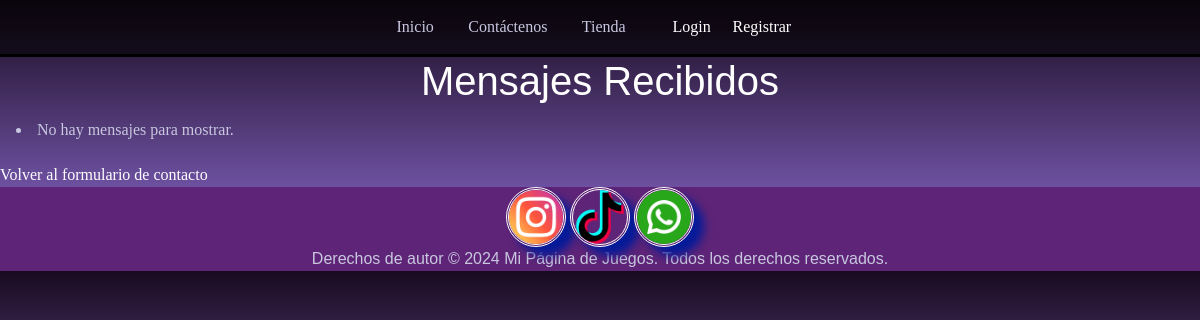
Before: /contactenos/messages/ with the older database file.
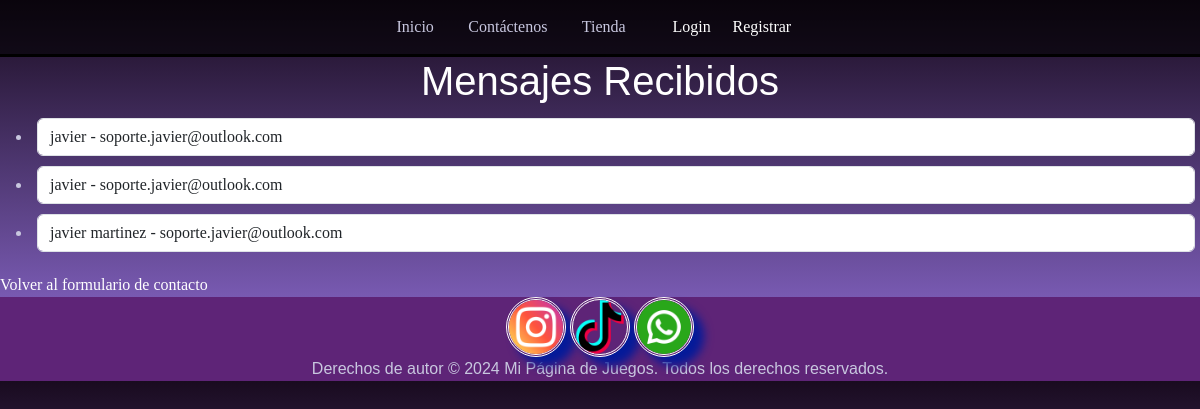
After: the same page with the newer database file.
### Contactenos/models.py (models this page shows, shortened)
class ContactMessage(models.Model):
    name = models.CharField(max_length=200)
    email = models.EmailField(max_length=200)
    subject = models.CharField(max_length=200, null=True, blank=True)  # Hacerlo opcional
    message = models.TextField()
    created_at = models.DateTimeField(auto_now_add=True)

### Contactenos/views.py (the view)
# urls.py: path('messages/', message_list, name='message_list'),  # Ruta para ver todos los mensajes
def message_list(request):
    messages = ContactMessage.objects.all()  # Obtener todos los mensajes
    return render(request, 'messages.html', {'messages': messages})

### carro/context_processors.py (called while the page is built)
def importe_total_carro (request):  #Tambien hay q registrar la variable ne el setting / TEMPLATES
    total=0
    if request.user.is_authenticated:
        for key, value in request.session["carro"].items():
            total=total + float(value["precio"])
    else:
        total="Debes hacer login"
    return{"importe_total_carro":total}

### Contactenos/templates/messages.html (shortened to what this page needs)
{% extends "base.html" %}
{% load static %}
{% block content %}
<body>
    <h1>Mensajes Recibidos</h1>
    <ul>
        {% for message in messages %}
            <li>
                <a class="form-control" href="{% url 'message_detail' message.id %}">{{ message.name }} - {{ message.email }}</a>
            </li>
        {% empty %}
            <li>No hay mensajes para mostrar.</li>
        {% endfor %}
    </ul>
    <a href="{% url 'contact' %}">Volver al formulario de contacto</a>
</body>
{% endblock %}

### Principalapp/templates/base.html (shortened to what this page needs)
<!DOCTYPE html>
<html lang="es">
<head>
    {% load static %}
    <link href="{% static 'css/bootstrap.min.css' %}" rel="stylesheet">
    <link href="{% static 'css/principal.css' %}" rel="stylesheet">
    <link href="{% static '/css/contactenos.css' %}" rel="stylesheet">
    <link href="{% static '/css/tienda.css' %}" rel="stylesheet">
    <link href="{% static 'css/product.css' %}" rel="stylesheet">
</head>
<body>
    <nav>
        <div>
            <ul>
                <li class="nav-item"><a class="nav-link {% if request.path == '/' %} active {% endif %}"
                        href="{% url 'index' %}">Inicio</a></li>
                <li class="nav-item"><a class="nav-link {% if request.path == '/contactenos/' %} active {% endif %}"
                        href="{% url 'contact' %}">Contáctenos</a></li>
                <li class="nav-item"><a class="nav-link {% if request.path == '/tienda/' %} active {% endif %}"
                        href="{% url 'tienda' %}">Tienda</a></li>
                        {% if user.is_authenticated %}
                        {% if user.grupo == 'Admin' %}
                <li><p>¡ Bienvenido jefe&nbsp; &nbsp;{{user.username}} ! &nbsp; &nbsp; <a href="{% url 'cerrar_sesion' %}"> Cerrar
                            sesion</a></p></li>
                <li><div>
                        <p class="nav-item"><a class="nav-link {% if request.path == '/crear/' %} active {% endif %}"
                            href="{% url 'crear_producto' %}">Crear producto</a></li>
                <li><div>
                            <p class="nav-item"><a class="nav-link {% if request.path == 'messages/' %} active {% endif %}"
                                href="{% url 'message_list' %}">Mensajes</a></li>
                    {% else %}
                    <li><p>¡ Bienvenido Invitado&nbsp; &nbsp;{{user.username}} ! &nbsp; &nbsp; <a href="{% url 'cerrar_sesion' %}"> Cerrar
                            sesion</a></p>
                    {% endif %}
{% comment %}
                        &nbsp; &nbsp;{{user.username}} &nbsp; &nbsp; <a href="{% url 'cerrar_sesion' %}"> Cerrar
                            sesion</a> {% endcomment %}
                        {% else %}
                        &nbsp; &nbsp;<a class="word-car-login" href="{% url 'login' %}"> Login </a> &nbsp; &nbsp;
                        <a class="word-register" href="{% url 'Autenticacion' %}"> Registrar </a> &nbsp; &nbsp;
                        {% endif %}
                    </div></li>
    </nav>
    {% block content %}{% endblock %}
    <footer>
        <div class="box2">
            <a href="https://www.instagram.com/xanduria" target="_blank">
                <img src="{% static '/img/redes/instagram.png' %}" alt="Instagram" />
            </a>
            <a href="https://www.tiktok.com/@conde.andrew" target="_blank">
                <img src="{% static '/img/redes/tik-tok.png' %}" alt="tiktok" />
            </a>
            <a href="https://wa.me/573157511161" target="_blank">
                <img src="{% static '/img/redes/whatsapp.png' %}" alt="WhatsApp" />
            </a>
            <p>Derechos de autor © 2024 Mi Página de Juegos. Todos los derechos reservados.</p>
        </div>
    </footer>
</body>
</html>

### Principalapp/static/css/principal.css (style rules this page uses)
body { margin: 0; padding: 0; font-family: Arial, sans-serif; background-size: cover; background-position: center; color: #fff; background: linear-gradient(180deg, #190b1f, #8855ec); }
img { width: 100%; height: 100%; margin: auto; border-radius: 50%; filter: drop-shadow(10px 0px 5px #041a99); }
nav { background-color: rgba(0, 0, 0, 0.6); padding: 10px 0; border-bottom: 3px solid #000000; }
nav ul { list-style: none; margin: 0; padding: 0; text-align: center; }
nav ul li { display: inline-block; margin-right: 20px; position: relative; }
li { margin: 0; text-align: center; padding: 5px; font-family: 'Times New Roman', Times, serif; }
nav { display: flex; align-items: center; justify-content: space-around; }
nav ul li a { color: #fff; text-decoration: none; font-size: 16px; padding: 10px 20px; border-radius: 5px; transition: background-color 0.3s ease; }
footer { background-color: #8b35af; text-align: center; }
footer img { background-color: #5e2477; width: 5%; margin: auto; filter: drop-shadow(10px, 0, 5); border-style: double; }
p { margin: 0; }

### Principalapp/static/css/contactenos.css (style rules this page uses)
body { margin: 0; padding: 0; font-family: Arial, sans-serif; background-size: cover; background-position: center; color: #fff; background-color: #361843; }
img { width: 140px; height: 160px; margin: auto; height: 100%; filter: drop-shadow(10px 9px 5px #041a99); }
nav { background-color: rgba(0, 0, 0, 0.6); padding: 10px 0; border-bottom: 3px solid #000000; }
nav ul { list-style: none; margin: 0; padding: 0; text-align: center; }
nav ul li { display: inline-block; margin-right: 20px; position: relative; }
li { margin: 0; text-align: justify; padding: 5px; font-family: 'Times New Roman', Times, serif; }
nav ul li a { color: #fff; text-decoration: none; font-size: 16px; padding: 10px 20px; border-radius: 5px; transition: background-color 0.3s ease; }
footer { background-color: #5e2477; text-align: center; }
footer img { background-color: #5e2477; width: 5%; margin: auto; filter: drop-shadow(10px, 0, 5); border-style: double; border-radius: 50%; }
a { color: #ffffff; text-decoration: none; font-family: 'Times New Roman', Times, serif; }

### Principalapp/static/css/tienda.css (style rules this page uses)
body { margin: auto; padding: 0; font-family: Arial, sans-serif; background-size: cover; background-position: center; color: #c8c7df; background: linear-gradient(180deg, #190b1f, #9370DB); }
nav { background-color: rgba(0, 0, 0, 0.6); padding: 10px 0; border-bottom: 3px solid #000000; }
nav ul { list-style: none; margin: 0; padding: 0; text-align: center; }
nav ul li { display: inline-block; margin-right: 20px; position: relative; }
nav ul li a { color: #fff; text-decoration: none; font-size: 16px; padding: 20px 20px; border-radius: 5px; transition: background-color 0.3s ease; }
h1 { text-align: center; color: #ffffff; }

Changed rows visible on the page:
added ContactMessage: name "javier", email "soporte.javier@outlook.com"
added ContactMessage: name "javier", email "soporte.javier@outlook.com"
added ContactMessage: name "javier martinez", email "soporte.javier@outlook.com"
Other visible differences:
text no longer shown: "No hay mensajes para mostrar."
